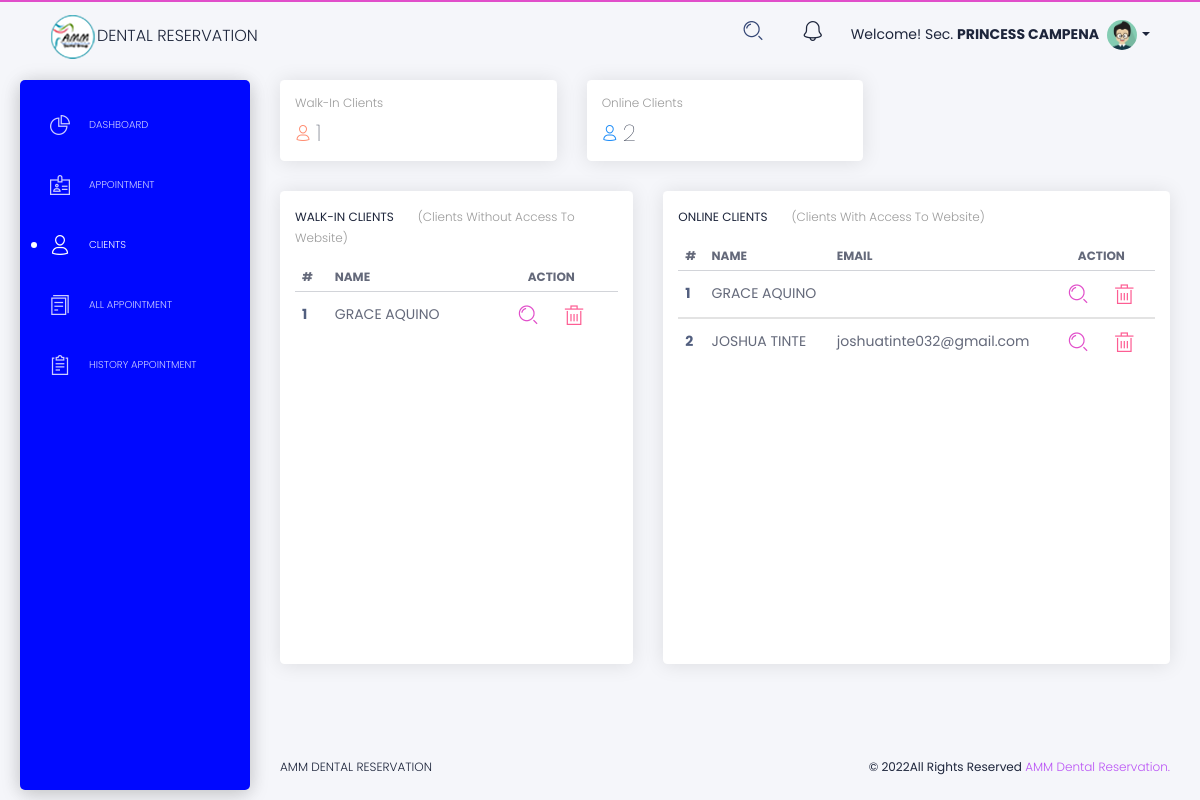
The page /secretary/all-clients2.php (signed in) on the database its author committed.
### tables this page shows
CREATE TABLE `tblsecretary` (
  `ID` int(10) NOT NULL,
  `SecretaryName` char(50) DEFAULT NULL,
  `UserName` char(50) DEFAULT NULL,
  `MobileNumber` varchar(11) DEFAULT NULL,
  `Email` varchar(200) DEFAULT NULL,
  `Password` varchar(200) DEFAULT NULL,
  `AdminRegdate` timestamp NULL DEFAULT current_timestamp()
);

CREATE TABLE `tblappointment` (
  `ID` int(10) NOT NULL,
  `AptNumber` varchar(80) DEFAULT NULL,
  `Name` varchar(120) DEFAULT NULL,
  `MobileNumber` varchar(11) NOT NULL,
  `Email` varchar(120) NOT NULL,
  `doctors` varchar(120) DEFAULT NULL,
  `AptDate` varchar(120) DEFAULT NULL,
  `AptTime` varchar(120) DEFAULT NULL,
  `Services` varchar(120) DEFAULT NULL,
  `Remark` varchar(225) NOT NULL,
  `ApplyDate` timestamp NULL DEFAULT current_timestamp(),
  `Mark` varchar(250) NOT NULL,
  `Status` varchar(50) NOT NULL,
  `View` varchar(50) NOT NULL,
  `ViewNotification` varchar(50) NOT NULL,
  `RemarkDate` timestamp NOT NULL DEFAULT current_timestamp() ON UPDATE current_timestamp()
);

CREATE TABLE `tblcustomers` (
  `ID` int(10) NOT NULL,
  `Name` varchar(120) DEFAULT NULL,
  `Email` varchar(200) NOT NULL,
  `password` varchar(255) NOT NULL,
  `MobileNumber` varchar(11) NOT NULL,
  `code` mediumint(50) NOT NULL,
  `code2` mediumint(50) NOT NULL,
  `status` text NOT NULL,
  `Gender` enum('Female','Male','Transgender') NOT NULL,
  `Details` mediumtext DEFAULT NULL,
  `CreationDate` timestamp NULL DEFAULT current_timestamp(),
  `UpdationDate` timestamp NULL DEFAULT NULL ON UPDATE current_timestamp()
);

### secretary/all-clients2.php (the view, shortened to what this page needs)
<?php
include('includes/dbconnection.php');
     ?>
<!DOCTYPE html>
<html lang="en">
<head>
  <link href="https://use.fontawesome.com/releases/v5.0.6/css/all.css" rel="stylesheet">
  <link href="../assets/css/nucleo-icons.css" rel="stylesheet" />
  <link href="../assets/css/black-dashboard.css?v=1.0.0" rel="stylesheet" />
  <link href="../assets/demo/demo.css" rel="stylesheet" />
</head>
<body class="white-content">
  <div class="wrapper">
      <div class="sidebar" style="background: #0008ff;">
      <div class="sidebar-wrapper">
        <ul class="nav" id="navMenus">
          <li>
            <a href="./dashboard.php">
              <i class="tim-icons icon-chart-pie-36"></i>
              <p>Dashboard</p>
            </a>
          </li>
            <li>
            <a href="./appointment-clients.php">
              <i class="tim-icons icon-badge"></i>
              <p>Appointment</p>
            </a>
          </li>
          <li class="active">
            <a href="./all-clients.php">
              <i class="tim-icons icon-single-02"></i>
              <p>Clients</p>
            </a>
          </li>
          <li>
            <a href="./all-appointment.php">
              <i class="tim-icons icon-single-copy-04"></i>
              <p>All Appointment</p>
            </a>
          </li>
            <li>
            <a href="./history-appointment.php">
              <i class="tim-icons icon-notes"></i>
              <p>History Appointment</p>
            </a>
          </li>
        </ul>
      </div>
    </div>
    <div class="main-panel">
      <?php include('extend-navbar.php'); ?>
<?php
            $query1=mysqli_query($con,"Select * from tblappointment where Email='' ");
            $totalcust=mysqli_num_rows($query1);
            $query2=mysqli_query($con,"Select * from tblcustomers");
            $totalappointment=mysqli_num_rows($query2);
?>
      <div class="content">
         <div class="row">
          <div class="col-lg-4">
            <div class="card card-chart">
              <div class="card-header">
                <h5 class="card-category">Walk-in Clients</h5>
                <h3 class="card-title"><i class="tim-icons icon-single-02 text-warning"></i><?php echo $totalcust;?></h3>
              </div>
            </div>
          </div>
          <div class="col-lg-4">
            <div class="card card-chart">
              <div class="card-header">
                <h5 class="card-category">Online Clients</h5>
                <h3 class="card-title"><i class="tim-icons icon-single-02 text-info"></i><?php echo $totalappointment;?></h3>
              </div>
            </div>
          </div>
        </div>
        <div class="row">
          <div class="col-lg-5 col-md-12">
            <div class="card card-tasks">
              <div class="card-header ">
                <h6 class="title d-inline">Walk-in Clients</h6>
                <p class="card-category d-inline">(Clients without access to website)</p>
              </div>
              <div class="card-body ">
                <div class="table-full-width table-responsive">
                  <table class="table tablesorter " id="">
                    <thead class=" text-primary">
                      <tr>
                        <th>
                          #
                        </th>
                        <th>
                          Name
                        </th>
                        <th class="text-center">
                          Action
                        </th>
                      </tr>
                    </thead>
                    <tbody>
<?php
$walkin=mysqli_query($con,"Select * from tblappointment where Email='' order by ApplyDate DESC");
$cnt1=1;
while ($walkinres=mysqli_fetch_array($walkin)) { ?>
                      <tr>
                        <th>
                          <?php echo $cnt1;  ?>
                        </th>
                        <td>
                          <?php echo $walkinres['Name'];  ?>
                        </td>
                        <td class="text-center">
                          <button class="btn btn-link"><i class="tim-icons icon-zoom-split text-primary"></i></button>
                          <button class="btn btn-link"><i class="tim-icons icon-trash-simple text-danger"></i></i></button>
                        </td>
                      </tr>
<?php $cnt1=$cnt1+1; } ?>
                    </tbody>
                  </table>
                </div>
              </div>
            </div>
          </div>
          <div class="col-lg-7 col-md-12">
            <div class="card card-tasks">
              <div class="card-header ">
                <h6 class="title d-inline">Online Clients</h6>
                <p class="card-category d-inline">(Clients with access to website)</p>
              </div>
              <div class="card-body ">
                <div class="table-full-width table-responsive">
                  <table class="table tablesorter " id="">
                    <thead class=" text-primary">
                      <tr>
                        <th>
                          #
                        </th>
                        <th>
                          Name
                        </th>
                        <th>
                          Email
                        </th>
                        <th class="text-center">
                          Action
                        </th>
                      </tr>
                    </thead>
                    <tbody>
<?php
$online=mysqli_query($con,"Select * from tblcustomers order by CreationDate DESC");
$cnt2=1;
while ($onlineres=mysqli_fetch_array($online)) { ?>
                      <tr>
                        <th>
                          <?php echo $cnt2; ?>
                        </th>
                        <td>
                          <?php echo $onlineres['Name']; ?>
                        </td>
                        <td>
                          <?php echo $onlineres['Email']; ?>
                        </td>
                        <td class="text-center">
                          <button class="btn btn-link"><i class="tim-icons icon-zoom-split text-primary"></i></button>
                          <button class="btn btn-link"><i class="tim-icons icon-trash-simple text-danger"></i></i></button>
                        </td>
                      </tr>
                    </tbody>
<?php $cnt2=$cnt2+1; } ?>
                  </table>
                </div>
              </div>
            </div>
          </div>
        </div>
      </div>
        <?php include('extend-footer.php'); ?>
    </div>
  </div>
</body>
</html>

### secretary/extend-navbar.php (shortened to what this page needs)
      <nav class="navbar navbar-expand-lg navbar-absolute navbar-transparent">
        <div class="container-fluid">
          <div class="navbar-wrapper">
            <a class="navbar-brand" href="./dashboard.php"><img src="../assets/images/logo/logo2.png">Dental RESERVATION</a>
          </div>
          <div class="collapse navbar-collapse" id="navigation">
            <ul class="navbar-nav ml-auto">
              <li class="search-bar input-item">
                <button class="btn btn-link" id="search-button" data-toggle="modal" data-target="#searchModal"><i class="tim-icons icon-zoom-split" ></i>
                </button>
              </li>
              <li class="dropdown nav-item">
                <a href="javascript:void(0)" class="dropdown-toggle nav-link" data-toggle="dropdown">
                  <i class="tim-icons icon-bell-55"></i>
                </a>
              </li>
 <?php
$adid=$_SESSION['ODABSaid'];
$ret=mysqli_query($con,"select SecretaryName from tblsecretary where ID='$adid'");
$row=mysqli_fetch_array($ret);
$name=$row['SecretaryName'];
?>
              <li style="margin-top: 12px;
                margin-right: -10px;
                padding-right: 0;">
                Welcome! Sec. <b><?php echo $name; ?></b>
              </li>
              <li class="dropdown nav-item">
                <a href="#" class="dropdown-toggle nav-link" data-toggle="dropdown">
                  <div class="photo">
                    <img src="../assets/img/anime3.png" alt="Profile Photo">
                  </div>
                  <b class="caret d-none d-lg-block d-xl-block"></b>
                </a>
              </li>
            </ul>
          </div>
        </div>
      </nav>

### rows shown on the page
tblsecretary: SecretaryName "PRINCESS CAMPENA"
tblappointment: Name "GRACE AQUINO"
tblcustomers: Name "GRACE AQUINO"
tblcustomers: Name "JOSHUA TINTE", Email "joshuatinte032@gmail.com"

### other values the page prints
$totalcust "1"
$totalappointment "2"
